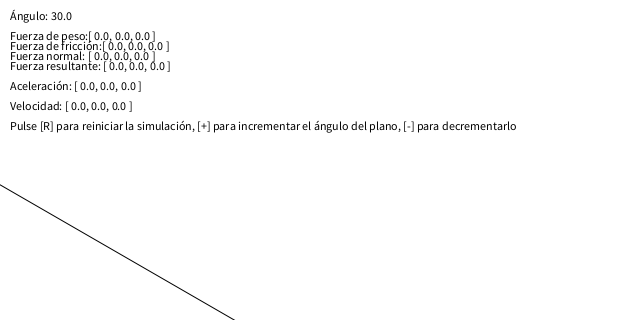
Frame 1 (no input)
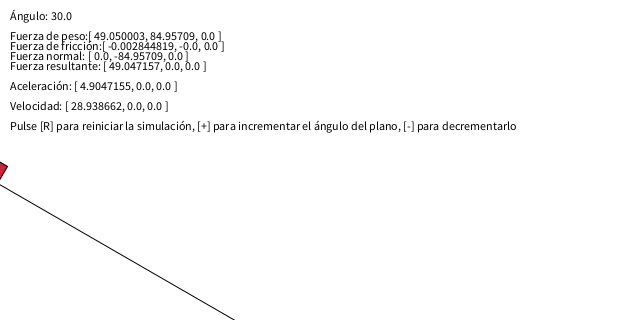
Frame 60 (the mouse pressed at the canvas centre just before this capture)
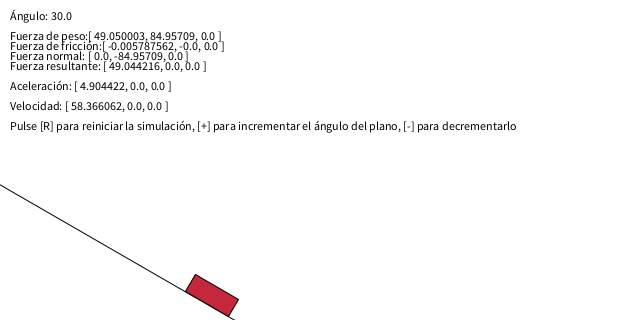
Frame 120 (the mouse held since frame 60 and released just before this capture)

The Processing sketch that drew these frames (run headless with seeded random() and noise(); from frame 60 on, the mouse is pressed at the canvas centre):

// Processing sketch: PlanoInclinado
// ── PlanoInclinado.pde
/**
 * @name Plano inclinado
 * @description Simulación de una bola sobre un plano inclinado
 * @author Jordi Beltran Querol
 */

float angle = radians(30);    // Ángulo de inclinación del plano
float mass = 10;              // Masa de la bola
float radius = 5;             // Radio de la bola
float kd = 0.0001;            // Coeficiente de fricción
float G = 9.81;               // Aceleración debido a la gravedad
float dt = 0.1;               // Intervalo de tiempo

PVector _Fpeso, _Ffriccion, _F_N;
PVector _s, _v, _a, _F;
PVector p1, p2;

void setup() {
  size(640, 320);
  background(255);
  p1 = new PVector(-width, height/2);
  p2 = new PVector(2*width, height/2);
  _s = new PVector(0, height/2);
  _v = new PVector(0, 0);
  _a = new PVector(0, 0);
  _F = new PVector(0, 0);
  _Fpeso = new PVector(0, 0);
  _Ffriccion = new PVector(0, 0);
  _F_N = new PVector(0, 0);
}

void draw() {
  background(255);
  
  drawText();
  dibujarPlano();

  if (keyPressed) {
    if (key == 'r' || key == 'R') {
      resetSimulation();
    }
    if (key == '+') {
      angle += radians(1);
      resetSimulation();
    }
    if (key == '-') {
      angle -= radians(1);
      resetSimulation();
    }
  }

  actualizar();

  // Dibujar la bola
  PVector _s_rot = _s.copy();
  _s_rot.rotate(angle);

  fill(#C5283D);

  pushMatrix(); // Guarda el sistema de coordenadas actual
    translate(_s_rot.x, _s_rot.y); // Mueve el origen al centro del rectángulo
    rotate(angle); // Rota
    rect(0, 0, -50, -20); // Dibuja el rectángulo con el origen en su centro
  popMatrix(); // Restaura el sistema de coordenadas original
}

/**
* Función que calcula la aceleración de la caja sobre el plano inclinado
*/
void calcularAceleracion() {
  // Calcular la aceleración de la bola
  _Fpeso = new PVector(mass * G * sin(angle), + mass * G * cos(angle)); // Fuerza de peso
  _Ffriccion = new PVector(-kd * _v.x, -kd * _v.y); // Fuerza de fricción
  _F_N = new PVector(0, - mass * G * cos(angle)); // Fuerza normal

  _F = PVector.add(_Fpeso, _F_N);
  _F.add(_Ffriccion);
  _a = PVector.div(_F, mass);
}

/**
* Función que actualiza la posición de la caja
*/
void actualizar() {
  calcularAceleracion();
  _v.add(PVector.mult(_a, dt));
  _s.add(PVector.mult(_v, dt));
}

/**
* Función que dibuja el plano inclinado como una linea
*/
void dibujarPlano() {
  // Dibujar el plano inclinado
  PVector p1_rot = p1.copy();
  PVector p2_rot = p2.copy();
  p1_rot.rotate(angle);
  p2_rot.rotate(angle);
  stroke(0);
  line(p1_rot.x, p1_rot.y, p2_rot.x, p2_rot.y);
}

/**
* Reinicia la simulación
*/
void resetSimulation() {
  _s = new PVector(0, height/2);
  _v = new PVector(0, 0);
  _a = new PVector(0, 0);
}

void drawText() {
  fill(0);
  text("Ángulo: " + degrees(angle), 10, 20);
  text("Fuerza de peso:" + _Fpeso, 10, 40);
  text("Fuerza de fricción:" + _Ffriccion, 10, 50);
  text("Fuerza normal: " + _F_N , 10, 60);
  text("Fuerza resultante: " + _F, 10, 70);
  text("Aceleración: " + _a, 10, 90);
  text("Velocidad: " + _v, 10, 110);
  text("Pulse [R] para reiniciar la simulación, [+] para incrementar el ángulo del plano, [-] para decrementarlo", 10, 130);
}
